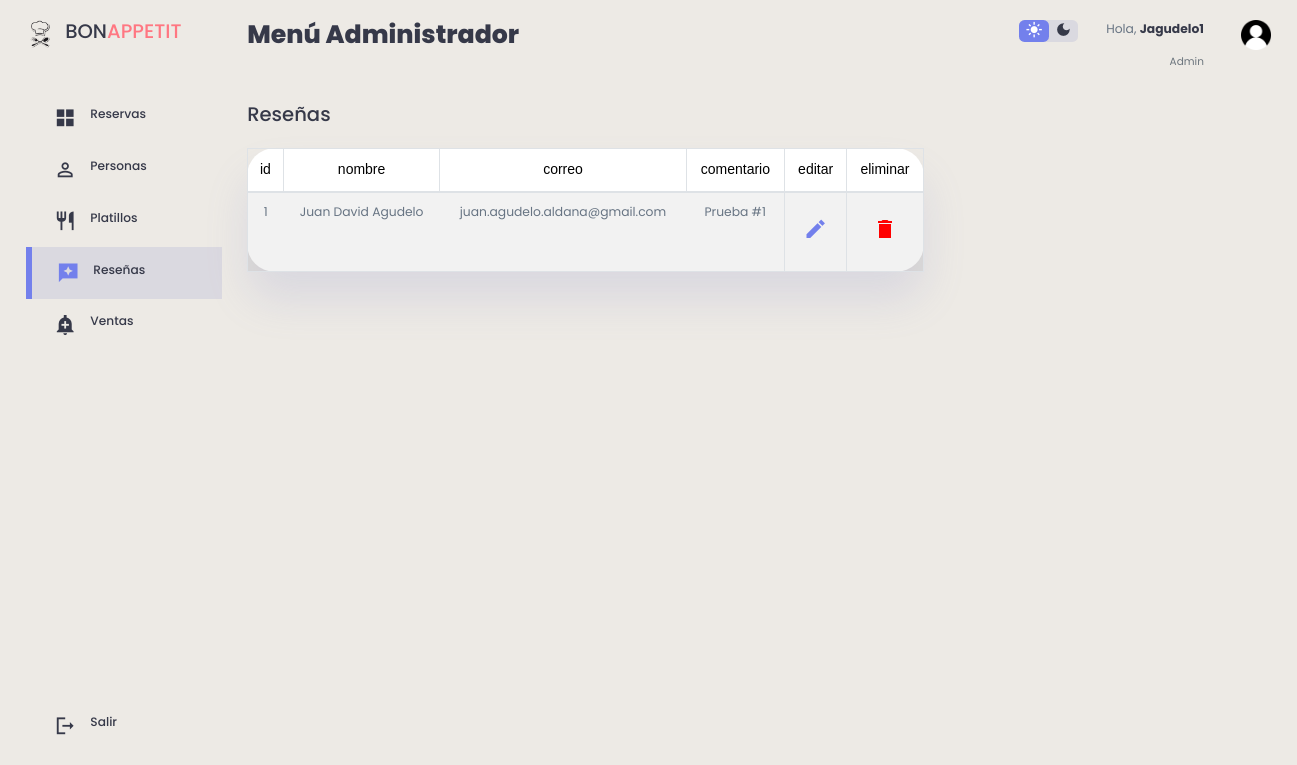
The page /resenas/resenas.php (signed in) on the database its author committed.
### tables this page shows
CREATE TABLE `resenas` (
  `id_resena` int(11) NOT NULL,
  `Nombre_Completo` varchar(200) DEFAULT NULL,
  `Correo` varchar(300) DEFAULT NULL,
  `Descripcion` varchar(400) DEFAULT NULL
);

### resenas/resenas.php (the view, shortened to what this page needs)
<?php
    include("../db/conexion.php");
    $datos= "SELECT * FROM resenas";
?>
<!DOCTYPE html>
<html lang="en">
<head>
    <link rel="stylesheet" href="https://cdnjs.cloudflare.com/ajax/libs/twitter-bootstrap/4.1.3/css/bootstrap.css">
    <link rel="stylesheet" href="https://cdn.datatables.net/1.10.20/css/dataTables.bootstrap4.min.css">
    <link href="https://cdnjs.cloudflare.com/ajax/libs/font-awesome/5.13.0/css/all.min.css" rel="stylesheet">
    <link rel="stylesheet"a href="../resenas/stylere.css">
</head>
<body>
<div class="content">
    <div class="container1">
    <aside>
        <div class="top">
            <div class="logo">
                <img src="./imag/icon.png">
                <h2>BON<span class="danger">APPETIT</span></h2>
            </div>
        </div>
        <div class="sidebar">
            <a href="../admin/admin.php">
                    <span class="material-icons-sharp">grid_view</span>
                    <h3>Reservas</h3>
            </a>
            <a href="../clientes/clientes.php">
                <span class="material-icons-sharp">person_outline</span>
                <h3>Personas</h3>
            </a>
            <a href="../platillos/platillos.php">
                    <span class="material-icons-sharp">restaurant</span>
                    <h3>Platillos</h3>
               </a>
            <a href="../resenas/resenas.php" class="active">
                <span class="material-icons-sharp">reviews</span>
                <h3>Reseñas</h3>
            </a>
            <a href="../ventas/ventas.php">
                    <span class="material-icons-sharp">add_alert</span>
                    <h3>Ventas</h3>
                </a>
            <a href="../view/cerrar_sesion.php">
                <span class="material-icons-sharp">logout</span>
                <h3>Salir</h3>
            </a>
        </div>
    </aside>
    <main>
        <h1>Menú Administrador</h1>
             <br>
        <div class="recent-orders">
            <h2>Reseñas</h2>
            <table id="tablax" border="0" cellspacing="5" cellpadding="5" class="table table-striped table-bordered" style="width:100%">
            <div class="container2" style="margin-top: 10px;padding: 5px">
            <thead>
                            <tr>
                                <td> <font face="Arial">id</font> </td>
                                <td> <font face="Arial">nombre</font> </td>
                                <td> <font face="Arial">correo</font> </td>
                                <td> <font face="Arial">comentario</font> </td>
                                <td> <font face="Arial">editar</font> </td>
                                <td> <font face="Arial">eliminar</font> </td>
                            </tr>
            </thead>
            </div>
            <tbody>
                            <?php foreach ($conexion -> query($datos) as $row) {
                        ?>
                                <tr>
                                    <td><p><?php echo $row['id_resena'] ?></p></td>
                                    <td><p><?php echo $row['Nombre_Completo'] ?></p></td>
                                    <td><p><?php echo $row['Correo'] ?></p></td>
                                    <td><p><?php echo $row['Descripcion'] ?></p></td>
                                    <th><a href="actualizar.php?id_resena=<?php echo $row['id_resena'] ?> "> <span class="material-icons-sharp">edit</span> </a></td>
                                    <th><a href="delete.php?id_resena=<?php echo $row['id_resena'] ?> "> <span class="material-icons-sharp" style="color: red;">delete</span> </a></td>
                                </tr>
                        <?php
                        }
                    ?>
        </tbody>
        </table>
        </div>
    </main>
    <div class="right">
        <div class="top">
            <div class="theme-toggler">
                <span class="material-icons-sharp active">light_mode</span>
                <span class="material-icons-sharp">dark_mode</span>
            </div>
            <div class="profile">
                <div class="info">
                <p>Hola, <b><?php echo $_SESSION['usuario']; ?></b></p>
                    <small class="text-muted">Admin</small>
                </div>
                <div class="profile-photo">
                    <img src="./imag/user.png">
                </div>
            </div>
        </div>
    </div>
</div>
</div>
</body>
</html>

### resenas/stylere.css (style rules this page uses)
:root { --color-primary:#7380ec; --color-danger:#ff7782; --color-success:#41f1b6; --color-warning:#ffbb55; --color-white:#fff; --color-info-dark:#000000; --color-info-light: #dce1eb; --color-dark:#363949; --color-light:rgba(132,139,200,0.18); --color-primary-variant:#111e88; --color-dark-variant:#677483; --color-background:linear-gradient(to bottom, #EDEAE5, #EDEAE5); --color-tablas:#fff; --card-border-radius:2rem; --border-radius-1:0.4rem; --border-radius-2:0.8rem; --border-radius-3:1.2rem; --card-padding:1.8rem; --padding-1:1.2rem; --box-shadow: 0 2rem 3rem var(--color-light); }
* { margin:0; padding:0; outline:0; appearance:none; border:0; text-decoration:none; list-style:none; box-sizing:border-box; }
html { font-size:14px; }
body { width: 100vw; height: 103vh; font-family: poppins, sans-serif; font-size:0.88rem; background: var(--color-background); user-select: none; overflow-x: hidden; color: var(--color-dark); }
.container1 { display: grid; width: 96%; margin: 0 auto; gap: 1.8rem; grid-template-columns: 14rem auto 23rem; }
a { color: var(--color-dark); }
img { width: 30px; height: 30px; }
h1 { font-weight:800; font-size:1.8rem; }
h2 { font-size:1.4rem; }
h3 { font-size:0.87rem; color: var(--color-dark); }
small { font-size: 0.75rem; }
.profile-photo { width: 2.8rem; height: 2.8rem; overflow: hidden; }
.text-muted { color: var(--color-info-dark); }
p { color: var(--color-dark-variant); }
b { color: var(--color-dark); }
.danger { color: var(--color-danger); }
aside { height: 100vh; }
aside .top { display: flex; align-items: center; justify-content: space-between; margin-top: 1.4rem; }
aside .logo { display: flex; gap: 0.8rem; }
aside .logo img { width: 2rem; height: 2rem; }
font { color: var(--color-info-dark); font-size: 1rem; }
aside .sidebar { display: flex; flex-direction: column; height: 86vh; position: relative; top: 3rem; }
aside h3 { font-weight: 500; }
aside .sidebar a { display: flex; color: var(--color-info-dark); margin-left: 2rem; gap: 1rem; align-items: center; position: relative; height: 3.7rem; transition: all 300ms ease; }
aside .sidebar a span { font-size: 1.6rem; transition: all 300ms ease; color: var(--color-dark); }
aside .sidebar a:last-child { position: absolute; bottom: 2rem; width: 100%; }
aside .sidebar a.active { background: var(--color-light); color: var(--color-primary); margin-left: 0; }
aside .sidebar a.active::before { content: ""; width: 6px; height: 100%; background: var(--color-primary); }
aside .sidebar a.active span { color: var(--color-primary); margin-left: calc(1rem - 3px); }
main { margin-top: 1.4rem; }
main .recent-orders { margin-top: 2rem; }
main .recent-orders h2 { margin-bottom: 0.8rem; }
main .recent-orders table { background: var(--color-tablas); width: 100%; border-radius: var(--card-border-radius); padding: var(--card-padding); text-align: center; box-shadow: var(--box-shadow); transition: all 500ms ease; }
main table tbody { height: 30px; margin-top: -30px; }
main table tbody td { height: 2.8rem; border-bottom: 1px solid var(--color-light); color: var(--color-dark-variant); }
main table tbody tr:last-child td { border: none; }
main .recent-orders a { text-align: center; display: block; margin: 1rem auto; color: var(--color-primary); }
.right { margin-top: 1.4rem; }
.right .top { display: flex; justify-content: end; gap: 2rem; }
.right .theme-toggler { background: var(--color-light); display: flex; justify-content: space-between; align-items: center; height: 1.6rem; width: 4.2rem; cursor: pointer; border-radius: var(--border-radius-1); }
.right .theme-toggler span { font-size: 1.2rem; width: 50%; height: 100%; display: flex; align-items: center; justify-content: center; }
.right .theme-toggler span.active { background: var(--color-primary); color: white; border-radius: var(--border-radius-1); }
.right .top .profile { display: flex; gap: 2rem; text-align: right; }
.content { display: none; }

### rows shown on the page
resenas: id_resena "1", Nombre_Completo "Juan David Agudelo", Correo "juan.agudelo.aldana@gmail.com", Descripcion "Prueba #1"

### other values the page prints
$_SESSION['usuario'] "Jagudelo1"
